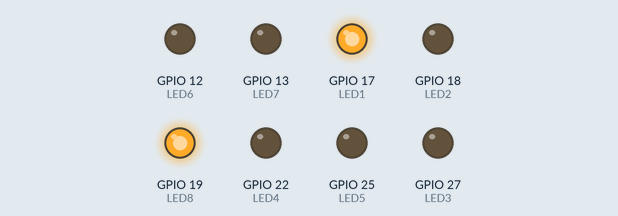
Simulated run of this program. Board: Raspberry Pi (BCM pin numbers). On the bench: output pins drawn as LEDs (lit = HIGH).

Above: at 0.2 s.
At 1.2 s:
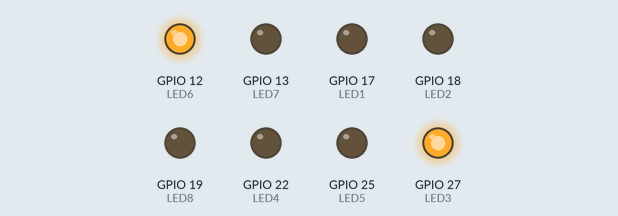
At 2.7 s:
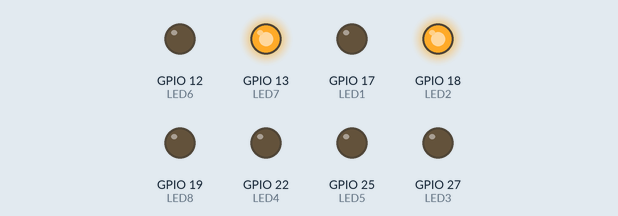
At 3.7 s:
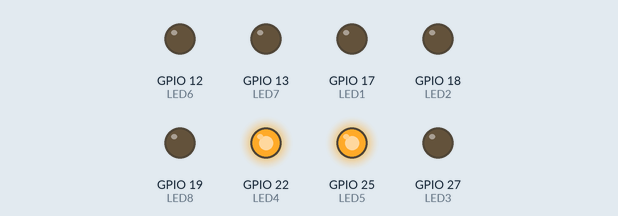
Timing chart, 0 to 4.6 s (numbered marks = the images above):
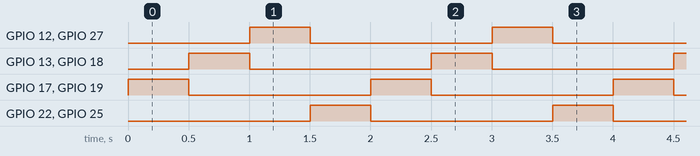

The program:

KnightRider.py
```python
from gpiozero import LED
from time import sleep

LED1 = LED(17)
LED2 = LED(18)
LED3 = LED(27)
LED4 = LED(22)
LED5 = LED(25)
LED6 = LED(12)
LED7 = LED(13)
LED8 = LED(19)

while True:
    LED1.on()
    LED8.on()
    sleep(0.5)
    LED1.off()
    LED8.off()

    LED2.on()
    LED7.on()
    sleep(0.5)
    LED2.off()
    LED7.off()

    LED3.on()
    LED6.on()
    sleep(0.5)
    LED3.off()
    LED6.off()

    LED4.on()
    LED5.on()
    sleep(0.5)
    LED4.off()
    LED5.off()

    
```

Measured:
- by itself, GPIO 12 (LED6), GPIO 13 (LED7), GPIO 17 (LED1), GPIO 18 (LED2), GPIO 19 (LED8), GPIO 22 (LED4), GPIO 25 (LED5), GPIO 27 (LED3): alternates HIGH for 0.50 s and LOW for 1.5 s
- by itself, everything shown: repeats every 2.0 s, in 4 steps
